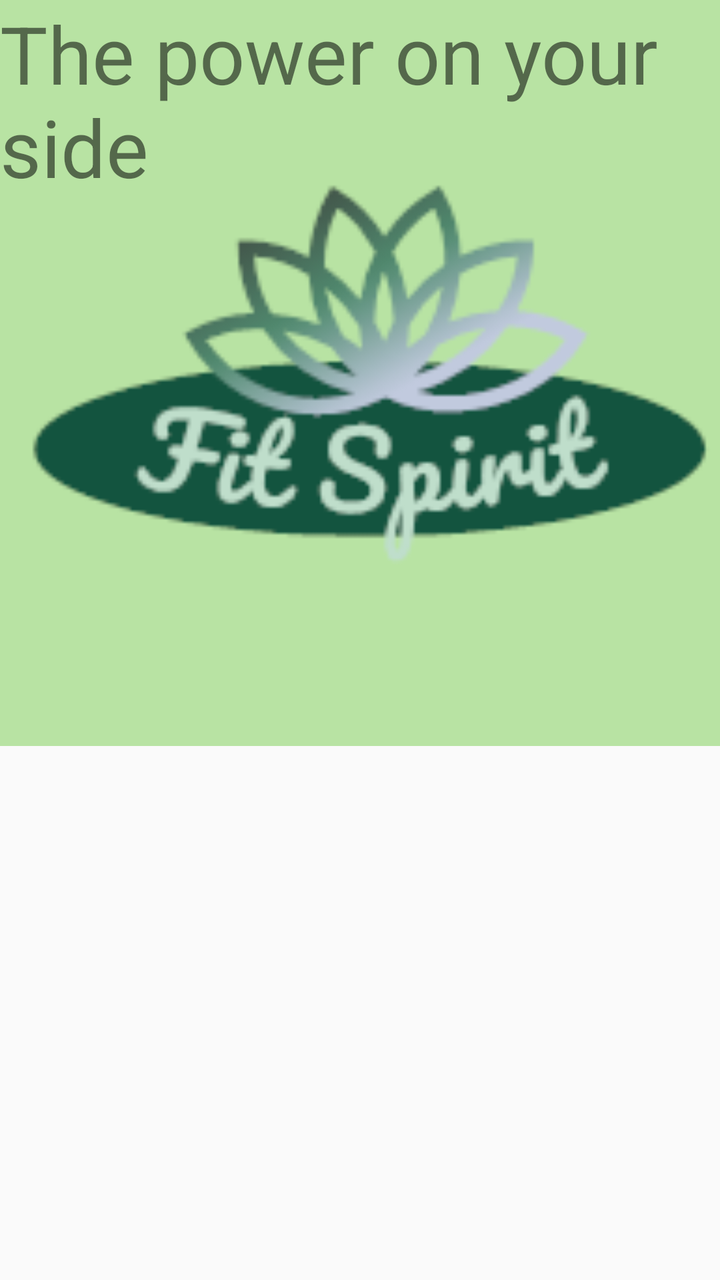
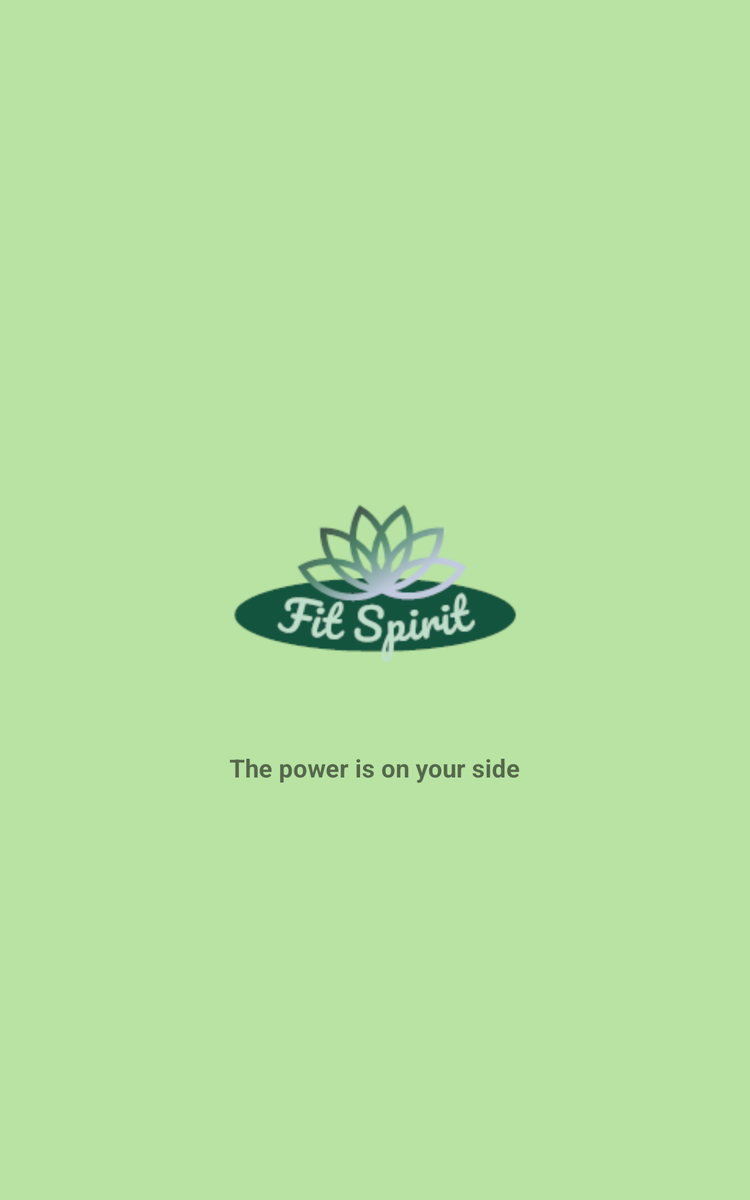

Two renders of one Android screen. The first uses the default layout on a phone; the second uses the alternative layout the repository ships for a different screen configuration, on a matching device. The two XML files are below.
<!-- AndroidManifest.xml: application theme AppTheme -->
<!-- res/layout/activity_welcome_screen.xml -->
<?xml version="1.0" encoding="utf-8"?>
<android.support.constraint.ConstraintLayout xmlns:android="http://schemas.android.com/apk/res/android"
    xmlns:app="http://schemas.android.com/apk/res-auto"
    xmlns:tools="http://schemas.android.com/tools"
    android:layout_width="match_parent"
    android:layout_height="match_parent"
    tools:context=".WelcomeScreen">

    <ImageView
        android:id="@+id/imageView"
        android:layout_width="396dp"
        android:layout_height="373dp"
        android:src="@drawable/logo"
        app:layout_constraintEnd_toEndOf="parent"
        app:layout_constraintHorizontal_bias="0.382"
        app:layout_constraintStart_toStartOf="parent"
        tools:layout_editor_absoluteY="176dp" />

    <TextView
        android:id="@+id/text_welcome"
        android:layout_width="wrap_content"
        android:layout_height="0dp"
        android:text="The power on your side"
        android:textSize="40dp"
        tools:layout_editor_absoluteX="16dp"
        tools:layout_editor_absoluteY="645dp" />


</android.support.constraint.ConstraintLayout>
<!-- resources referenced by this layout -->
<resources>
  <!-- drawable logo: jpg bitmap (drawable, 9954 bytes) -->
  <style name="AppTheme" parent="Theme.AppCompat.Light.NoActionBar">
          
          <item name="colorPrimary">@color/colorPrimary</item>
          <item name="colorPrimaryDark">@color/colorPrimaryDark</item>
          <item name="colorAccent">@color/colorAccent</item>
      </style>
  <color name="colorPrimary">#b8e3a3</color>
  <color name="colorPrimaryDark">#13543f</color>
  <color name="colorAccent">#13543f</color>
</resources>
<!-- res/layout-sw600dp/activity_welcome_screen.xml (the repository's variant of the layout above) -->
<!-- drawn on a 7-inch tablet held upright -->
<?xml version="1.0" encoding="utf-8"?>
<LinearLayout xmlns:android="http://schemas.android.com/apk/res/android"
    xmlns:tools="http://schemas.android.com/tools"
    android:layout_width="match_parent"
    android:layout_height="match_parent"
    android:background="#b8e3a3"
    android:gravity="center"
    android:orientation="vertical"
    android:theme="@style/Theme.AppCompat.Light.NoActionBar"
    tools:context=".WelcomeScreen">

    <ImageView
        android:id="@+id/welcome_logo"
        android:layout_width="250dp"
        android:layout_height="268dp"
        android:baselineAligned="false"
        android:src="@drawable/logo"
        tools:ignore="MissingConstraints" />

    <TextView
        android:id="@+id/text_welcome"
        android:layout_width="wrap_content"
        android:layout_height="wrap_content"
        android:layout_gravity="center"
        android:baselineAligned="false"
        android:text="@string/welcome_text"
        android:textSize="20sp"
        android:textStyle="bold" />
</LinearLayout>
<!-- resources referenced by the variant -->
<!-- as a 7-inch tablet held upright resolves them -->
<resources>
  <!-- drawable logo: jpg bitmap (drawable, 9954 bytes) -->
  <string name="welcome_text">The power is on your side</string>
  <style name="AppTheme" parent="Theme.AppCompat.Light.NoActionBar">
          
          <item name="colorPrimary">@color/colorPrimary</item>
          <item name="colorPrimaryDark">@color/colorPrimaryDark</item>
          <item name="colorAccent">@color/colorAccent</item>
      </style>
  <color name="colorPrimary">#b8e3a3</color>
  <color name="colorPrimaryDark">#13543f</color>
  <color name="colorAccent">#13543f</color>
</resources>
